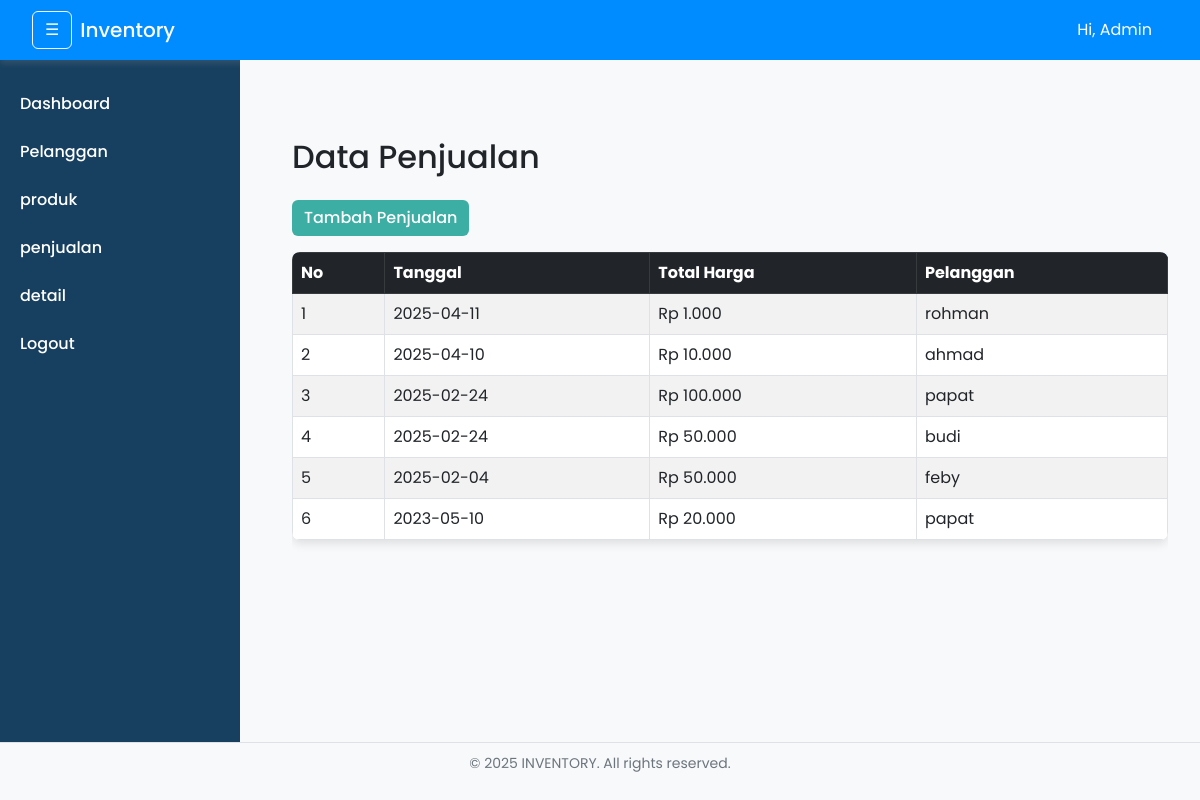
The app's page /ujikomcuy-main/index.php?page=penjualan (signed in) with its own data.
### tables this page shows
CREATE TABLE `penjualan` (
  `PenjualanID` int(11) NOT NULL,
  `PelangganID` int(11) NOT NULL,
  `TotalHarga` decimal(10,2) NOT NULL,
  `TanggalPenjualan` date NOT NULL
);

CREATE TABLE `pelanggan` (
  `PelangganID` int(11) NOT NULL,
  `NamaPelanggan` varchar(30) NOT NULL,
  `Alamat` text NOT NULL,
  `NomorTelepon` varchar(15) NOT NULL
);

### ujikomcuy-main/controllers/PenjualanController.php (called while the page is built, shortened)
<?php
require_once 'config/database.php';
require_once 'models/Penjualan.php';
class PenjualanController {
    private $model;
    public function __construct() {
        $this->model = new Penjualan();
    }
    public function index() {
        $penjualan = $this->model->getAll();
        include 'views/content/penjualan.php';
    }
}

### ujikomcuy-main/models/Penjualan.php (called while the page is built, shortened)
<?php
include_once 'config/database.php';
class Penjualan {
    private $conn;
    public function __construct() {
        $database = new Database();
        $this->conn = $database->connect();
    }
    public function getAll() {
        $sql = "SELECT p.*, pl.NamaPelanggan
                FROM penjualan p
                JOIN pelanggan pl ON p.PelangganID = pl.PelangganID
                ORDER BY p.TanggalPenjualan DESC";
        $result = $this->conn->query($sql);
        return $result->fetch_all(MYSQLI_ASSOC);
    }
}

### ujikomcuy-main/config/database.php (called while the page is built, shortened)
<?php
class database {
    private $host = "localhost";
    private $db_name = "gudang";
    private $username = "root";
    private $password = "";
    public function connect() {
        $this->conn = new mysqli($this->host, $this->username, $this->password, $this->db_name);
        return $this->conn;
    }
}
?>

### ujikomcuy-main/views/content/penjualan.php (the view, shortened to what this page needs)
<?php
$penjualan = $penjualan ?? [];
?>
<div class="container mt-5">
    <h2 class="mb-4">Data Penjualan</h2>
    <button class="btn btn-primary mb-3" data-bs-toggle="modal" data-bs-target="#modalTambah">Tambah Penjualan</button>
    <div class="table-responsive">
        <table class="table table-bordered table-striped">
            <thead class="table-dark">
                <tr>
                    <th>No</th>
                    <th>Tanggal</th>
                    <th>Total Harga</th>
                    <th>Pelanggan</th>
                </tr>
            </thead>
            <tbody>
                <?php if (!empty($penjualan)): $no = 1; foreach ($penjualan as $p): ?>
                    <tr>
                        <td><?= $no++; ?></td>
                        <td><?= htmlspecialchars($p['TanggalPenjualan']); ?></td>
                        <td>Rp <?= number_format($p['TotalHarga'], 0, ',', '.'); ?></td>
                        <td><?= htmlspecialchars($p['NamaPelanggan']); ?></td>
                    </tr>
                <?php endforeach; else: ?>
                    <tr><td colspan="5" class="text-center">Tidak ada data penjualan</td></tr>
                <?php endif; ?>
            </tbody>
        </table>
    </div>
</div>

### ujikomcuy-main/public/assets/style.css (style rules this page uses)
* { margin: 0; padding: 0; box-sizing: border-box; font-family: 'Poppins', sans-serif; }
body { background: #f8f9fa; color: #212529; }
.table { background: #fff; border-radius: 8px; overflow: hidden; box-shadow: 0 4px 10px rgba(0, 0, 0, 0.1); }
.table thead { background: #20639b; color: white; }
.table td, .table th { vertical-align: middle; }
.btn { border-radius: 6px; font-weight: 500; transition: background-color 0.3s ease; }
.btn-primary { background: #3caea3; border: none; }

### records on screen
penjualan: TanggalPenjualan "2025-04-11", TotalHarga "1.000", PelangganID.NamaPelanggan "rohman"
penjualan: TanggalPenjualan "2025-04-10", TotalHarga "10.000", PelangganID.NamaPelanggan "ahmad"
penjualan: TanggalPenjualan "2025-02-24", TotalHarga "100.000", PelangganID.NamaPelanggan "papat"
penjualan: TanggalPenjualan "2025-02-24", TotalHarga "50.000", PelangganID.NamaPelanggan "budi"
penjualan: TanggalPenjualan "2025-02-04", TotalHarga "50.000", PelangganID.NamaPelanggan "feby"
penjualan: TanggalPenjualan "2023-05-10", TotalHarga "20.000", PelangganID.NamaPelanggan "papat"
